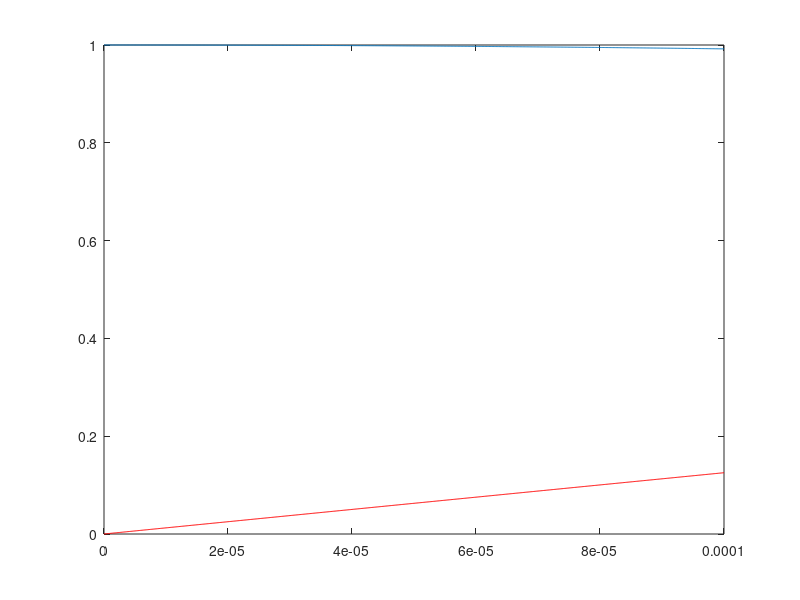

The MATLAB script that drew this image:
FShift = 200;
Time = 0.0001; %seconds
freq = 8e6;

dt = 1/freq;
Ngen = round(Time/dt)+1;


%Generated signal
sig = randn(Ngen,1) + 1i*randn(Ngen,1);
%Time vector for frequency shifting
timevec = 0:dt:dt*Ngen;
timevec = timevec'; %ensure column vector

modul = (exp(1i*2*pi*FShift*timevec(1:numel(sig))));
plot(timevec(1:numel(sig)),real(modul))
hold on
plot(timevec(1:numel(sig)),imag(modul),'r')